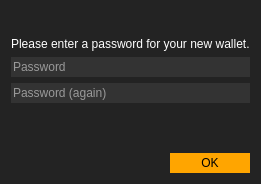
<?xml version="1.0" encoding="UTF-8"?>
<ui version="4.0">
 <class>EnterPasswordDialog</class>
 <widget class="QDialog" name="EnterPasswordDialog">
  <property name="geometry">
   <rect>
    <x>0</x>
    <y>0</y>
    <width>219</width>
    <height>184</height>
   </rect>
  </property>
  <property name="windowTitle">
   <string>Enter Password</string>
  </property>
  <property name="windowIcon">
   <iconset>
    <normaloff>resources/acria_logo5_colored.svg</normaloff>resources/acria_logo5_colored.svg</iconset>
  </property>
  <property name="styleSheet">
   <string notr="true">background-color:#232323;
color:white;</string>
  </property>
  <layout class="QVBoxLayout" name="verticalLayout">
   <item>
    <layout class="QHBoxLayout" name="horizontalLayout">
     <property name="topMargin">
      <number>0</number>
     </property>
     <item>
      <spacer name="horizontalSpacer">
       <property name="orientation">
        <enum>Qt::Horizontal</enum>
       </property>
       <property name="sizeHint" stdset="0">
        <size>
         <width>40</width>
         <height>20</height>
        </size>
       </property>
      </spacer>
     </item>
     <item>
      <widget class="QLabel" name="label_2">
       <property name="maximumSize">
        <size>
         <width>80</width>
         <height>80</height>
        </size>
       </property>
       <property name="text">
        <string/>
       </property>
       <property name="pixmap">
        <pixmap>resources/password.svg</pixmap>
       </property>
       <property name="scaledContents">
        <bool>true</bool>
       </property>
      </widget>
     </item>
     <item>
      <spacer name="horizontalSpacer_2">
       <property name="orientation">
        <enum>Qt::Horizontal</enum>
       </property>
       <property name="sizeHint" stdset="0">
        <size>
         <width>40</width>
         <height>20</height>
        </size>
       </property>
      </spacer>
     </item>
    </layout>
   </item>
   <item>
    <widget class="QLabel" name="label">
     <property name="text">
      <string>Please enter a password for your new wallet.</string>
     </property>
    </widget>
   </item>
   <item>
    <widget class="QLineEdit" name="lineEdit_password_1">
     <property name="minimumSize">
      <size>
       <width>0</width>
       <height>20</height>
      </size>
     </property>
     <property name="styleSheet">
      <string notr="true">background-color:#333333;
color:white;</string>
     </property>
     <property name="text">
      <string/>
     </property>
     <property name="frame">
      <bool>false</bool>
     </property>
     <property name="echoMode">
      <enum>QLineEdit::PasswordEchoOnEdit</enum>
     </property>
     <property name="placeholderText">
      <string>Password</string>
     </property>
     <property name="clearButtonEnabled">
      <bool>false</bool>
     </property>
    </widget>
   </item>
   <item>
    <widget class="QLineEdit" name="lineEdit_password_2">
     <property name="minimumSize">
      <size>
       <width>0</width>
       <height>20</height>
      </size>
     </property>
     <property name="styleSheet">
      <string notr="true">background-color:#333333;
color:white;</string>
     </property>
     <property name="text">
      <string/>
     </property>
     <property name="frame">
      <bool>false</bool>
     </property>
     <property name="echoMode">
      <enum>QLineEdit::PasswordEchoOnEdit</enum>
     </property>
     <property name="placeholderText">
      <string>Password (again)</string>
     </property>
     <property name="clearButtonEnabled">
      <bool>false</bool>
     </property>
    </widget>
   </item>
   <item>
    <spacer name="verticalSpacer">
     <property name="orientation">
      <enum>Qt::Vertical</enum>
     </property>
     <property name="sizeHint" stdset="0">
      <size>
       <width>0</width>
       <height>0</height>
      </size>
     </property>
    </spacer>
   </item>
   <item>
    <widget class="QDialogButtonBox" name="buttonBox">
     <property name="styleSheet">
      <string notr="true">background-color:white;
color:black;
border: none;
/*padding:30px;*/
width:80px;
padding-top:3px;
padding-bottom:3px;
background-color:orange;</string>
     </property>
     <property name="orientation">
      <enum>Qt::Horizontal</enum>
     </property>
     <property name="standardButtons">
      <set>QDialogButtonBox::Ok</set>
     </property>
    </widget>
   </item>
  </layout>
 </widget>
 <resources/>
 <connections>
  <connection>
   <sender>buttonBox</sender>
   <signal>accepted()</signal>
   <receiver>EnterPasswordDialog</receiver>
   <slot>accept()</slot>
   <hints>
    <hint type="sourcelabel">
     <x>248</x>
     <y>254</y>
    </hint>
    <hint type="destinationlabel">
     <x>157</x>
     <y>274</y>
    </hint>
   </hints>
  </connection>
  <connection>
   <sender>buttonBox</sender>
   <signal>rejected()</signal>
   <receiver>EnterPasswordDialog</receiver>
   <slot>reject()</slot>
   <hints>
    <hint type="sourcelabel">
     <x>316</x>
     <y>260</y>
    </hint>
    <hint type="destinationlabel">
     <x>286</x>
     <y>274</y>
    </hint>
   </hints>
  </connection>
 </connections>
</ui>
